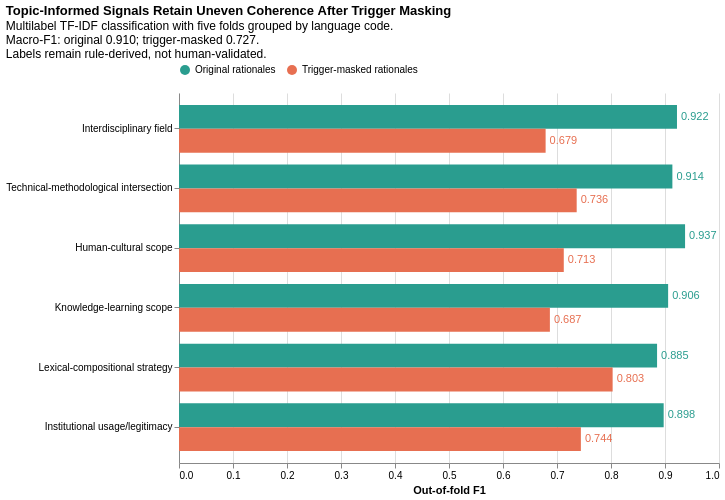

Notebook code for this chart:
### Markdown cell above
### Robustness of the Topic-Informed Rules

I repeat the grouped multilabel classification test for the six topic-informed signals. The unmasked model measures how consistently the rules map onto the surrounding vocabulary. The masked model deletes the principal terms used to construct all six rules. Persistence after masking indicates broader rhetorical coherence, while a large decline indicates that a signal is primarily lexical. As before, this remains a test against rule-derived labels rather than human semantic judgments.

### Code cell
from sklearn.feature_extraction.text import TfidfVectorizer
from sklearn.linear_model import LogisticRegression
from sklearn.metrics import precision_recall_fscore_support
from sklearn.model_selection import GroupKFold, cross_val_predict
from sklearn.multiclass import OneVsRestClassifier
from sklearn.pipeline import Pipeline

TOPIC_RULE_TRIGGER_MASK = re.compile(
    r"\b(?:interdisciplinary|academic|scholarly|field|discipline|digital|computational|methods?|"
    r"tools?|technology|human|culture|experience|society|history|knowledge|learning|education|wisdom|"
    r"combines?|compound|literal(?:ly)?|standard|established|accepted|recognized|recognised|widely|"
    r"commonly|used|understood|usage|contexts?|communities|literature|humanities)\b",
    re.IGNORECASE,
)

topic_rule_targets = rationale_df[
    [f"topic_frame_{frame}" for frame in topic_frame_order]
].astype(int).to_numpy()
topic_rule_groups = rationale_df["language_code"].to_numpy()
topic_rule_conditions = {
    "Original rationales": rationale_df["rationale"].tolist(),
    "Trigger-masked rationales": rationale_df["rationale"].map(
        lambda text: re.sub(r"\s+", " ", TOPIC_RULE_TRIGGER_MASK.sub(" ", text)).strip()
    ).tolist(),
}

topic_rule_metric_rows = []
for condition, texts in topic_rule_conditions.items():
    estimator = Pipeline([
        (
            "tfidf",
            TfidfVectorizer(
                ngram_range=(1, 2), min_df=5, max_features=50_000, sublinear_tf=True
            ),
        ),
        (
            "classifier",
            OneVsRestClassifier(
                LogisticRegression(
                    max_iter=2_000, class_weight="balanced", solver="liblinear"
                )
            ),
        ),
    ])
    predictions = cross_val_predict(
        estimator,
        texts,
        topic_rule_targets,
        groups=topic_rule_groups,
        cv=GroupKFold(5),
        method="predict",
        n_jobs=-1,
    )
    precision, recall, f1, support = precision_recall_fscore_support(
        topic_rule_targets, predictions, average=None, zero_division=0
    )
    for frame, p, r, f, n in zip(topic_frame_order, precision, recall, f1, support):
        topic_rule_metric_rows.append({
            "condition": condition,
            "frame": TOPIC_FRAME_LABELS[frame],
            "layer": TOPIC_FRAME_LAYERS[frame],
            "precision": p,
            "recall": r,
            "f1": f,
            "positive_rationales": int(n),
        })

topic_rule_metrics = pd.DataFrame(topic_rule_metric_rows)
topic_rule_macro = topic_rule_metrics.groupby("condition")[["precision", "recall", "f1"]].mean()
print("Topic-informed rule classifier performance:")
display(topic_rule_macro.round(3))
display(topic_rule_metrics.round(3))

topic_rule_condition_order = ["Original rationales", "Trigger-masked rationales"]
topic_rule_bars = alt.Chart(topic_rule_metrics).mark_bar().encode(
    y=alt.Y("frame:N", sort=topic_frame_display_order, title=None),
    yOffset=alt.YOffset("condition:N", sort=topic_rule_condition_order),
    x=alt.X("f1:Q", title="Out-of-fold F1", scale=alt.Scale(domain=[0, 1])),
    color=alt.Color(
        "condition:N",
        sort=topic_rule_condition_order,
        title=None,
        scale=alt.Scale(domain=topic_rule_condition_order, range=["#2A9D8F", "#E76F51"]),
    ),
    tooltip=[
        "layer:N", "frame:N", "condition:N",
        alt.Tooltip("precision:Q", format=".3f"),
        alt.Tooltip("recall:Q", format=".3f"),
        alt.Tooltip("f1:Q", format=".3f"),
        "positive_rationales:Q",
    ],
)
topic_rule_labels = topic_rule_bars.mark_text(
    align="left", baseline="middle", dx=4, color="#111111"
).encode(text=alt.Text("f1:Q", format=".3f"))

topic_rule_robustness_chart = (topic_rule_bars + topic_rule_labels).properties(
    width=540,
    height=370,
    title=alt.TitleParams(
        "Topic-Informed Signals Retain Uneven Coherence After Trigger Masking",
        subtitle=[
            "Multilabel TF-IDF classification with five folds grouped by language code.",
            (
                f"Macro-F1: original {topic_rule_macro.loc['Original rationales', 'f1']:.3f}; "
                f"trigger-masked {topic_rule_macro.loc['Trigger-masked rationales', 'f1']:.3f}."
            ),
            "Labels remain rule-derived, not human-validated.",
        ],
        anchor="start",
    ),
).configure_view(stroke=None).configure_legend(orient="top", direction="horizontal")

save_chart(
    topic_rule_robustness_chart,
    str(FIGURE_DIR / "topic_informed_rule_robustness.png"),
    scale_factor=2.0,
)
display(topic_rule_robustness_chart)

### Figure 1 — Vega specification as saved in the notebook (floating-point values rounded to 4 significant figures)
{"$schema": "https://vega.github.io/schema/vega/v6.json", "data": [{"name": "source_0"}, {"name": "data_1", "values": [{"condition": "Original rationales", "f1": 0.9222, "f1_end": 0.9222, "f1_start": 0.0, "frame": "Interdisciplinary field", "layer": "Definition of DH", "positive_rationales": 3130, "precision": 0.8747, "recall": 0.9751}, {"condition": "Original rationales", "f1": 0.9137, "f1_end": 0.9137, "f1_start": 0.0, "frame": "Technical-methodological intersection", "layer": "Definition of DH", "positive_rationales": 2913, "precision": 0.8578, "recall": 0.9773}, {"condition": "Original rationales", "f1": 0.9372, "f1_end": 0.9372, "f1_start": 0.0, "frame": "Human-cultural scope", "layer": "Definition of DH", "positive_rationales": 2262, "precision": 0.896, "recall": 0.9823}, {"condition": "Original rationales", "f1": 0.9058, "f1_end": 0.9058, "f1_start": 0.0, "frame": "Knowledge-learning scope", "layer": "Definition of DH", "positive_rationales": 4097, "precision": 0.8661, "recall": 0.9492}, {"condition": "Original rationales", "f1": 0.8853, "f1_end": 0.8853, "f1_start": 0.0, "frame": "Lexical-compositional strategy", "layer": "Translation authorization", "positive_rationales": 12300, "precision": 0.8984, "recall": 0.8726}, {"condition": "Original rationales", "f1": 0.8975, "f1_end": 0.8975, "f1_start": 0.0, "frame": "Institutional usage/legitimacy", "layer": "Translation authorization", "positive_rationales": 5825, "precision": 0.8595, "recall": 0.9391}, {"condition": "Trigger-masked rationales", "f1": 0.6789, "f1_end": 0.6789, "f1_start": 0.0, "frame": "Interdisciplinary field", "layer": "Definition of DH", "positive_rationales": 3130, "precision": 0.5885, "recall": 0.8022}, {"condition": "Trigger-masked rationales", "f1": 0.7365, "f1_end": 0.7365, "f1_start": 0.0, "frame": "Technical-methodological intersection", "layer": "Definition of DH", "positive_rationales": 2913, "precision": 0.624, "recall": 0.8984}, {"condition": "Trigger-masked rationales", "f1": 0.7125, "f1_end": 0.7125, "f1_start": 0.0, "frame": "Human-cultural scope", "layer": "Definition of DH", "positive_rationales": 2262, "precision": 0.6046, "recall": 0.8674}, {"condition": "Trigger-masked rationales", "f1": 0.6868, "f1_end": 0.6868, "f1_start": 0.0, "frame": "Knowledge-learning scope", "layer": "Definition of DH", "positive_rationales": 4097, "precision": 0.5808, "recall": 0.8401}, {"condition": "Trigger-masked rationales", "f1": 0.803, "f1_end": 0.803, "f1_start": 0.0, "frame": "Lexical-compositional strategy", "layer": "Translation authorization", "positive_rationales": 12300, "precision": 0.7995, "recall": 0.8066}, {"condition": "Trigger-masked rationales", "f1": 0.7442, "f1_end": 0.7442, "f1_start": 0.0, "frame": "Institutional usage/legitimacy", "layer": "Translation authorization", "positive_rationales": 5825, "precision": 0.6772, "recall": 0.8259}]}, {"name": "data_2", "values": [{"condition": "Original rationales", "f1": 0.9222, "frame": "Interdisciplinary field", "layer": "Definition of DH", "positive_rationales": 3130, "precision": 0.8747, "recall": 0.9751}, {"condition": "Original rationales", "f1": 0.9137, "frame": "Technical-methodological intersection", "layer": "Definition of DH", "positive_rationales": 2913, "precision": 0.8578, "recall": 0.9773}, {"condition": "Original rationales", "f1": 0.9372, "frame": "Human-cultural scope", "layer": "Definition of DH", "positive_rationales": 2262, "precision": 0.896, "recall": 0.9823}, {"condition": "Original rationales", "f1": 0.9058, "frame": "Knowledge-learning scope", "layer": "Definition of DH", "positive_rationales": 4097, "precision": 0.8661, "recall": 0.9492}, {"condition": "Original rationales", "f1": 0.8853, "frame": "Lexical-compositional strategy", "layer": "Translation authorization", "positive_rationales": 12300, "precision": 0.8984, "recall": 0.8726}, {"condition": "Original rationales", "f1": 0.8975, "frame": "Institutional usage/legitimacy", "layer": "Translation authorization", "positive_rationales": 5825, "precision": 0.8595, "recall": 0.9391}, {"condition": "Trigger-masked rationales", "f1": 0.6789, "frame": "Interdisciplinary field", "layer": "Definition of DH", "positive_rationales": 3130, "precision": 0.5885, "recall": 0.8022}, {"condition": "Trigger-masked rationales", "f1": 0.7365, "frame": "Technical-methodological intersection", "layer": "Definition of DH", "positive_rationales": 2913, "precision": 0.624, "recall": 0.8984}, {"condition": "Trigger-masked rationales", "f1": 0.7125, "frame": "Human-cultural scope", "layer": "Definition of DH", "positive_rationales": 2262, "precision": 0.6046, "recall": 0.8674}, {"condition": "Trigger-masked rationales", "f1": 0.6868, "frame": "Knowledge-learning scope", "layer": "Definition of DH", "positive_rationales": 4097, "precision": 0.5808, "recall": 0.8401}, {"condition": "Trigger-masked rationales", "f1": 0.803, "frame": "Lexical-compositional strategy", "layer": "Translation authorization", "positive_rationales": 12300, "precision": 0.7995, "recall": 0.8066}, {"condition": "Trigger-masked rationales", "f1": 0.7442, "frame": "Institutional usage/legitimacy", "layer": "Translation authorization", "positive_rationales": 5825, "precision": 0.6772, "recall": 0.8259}]}, {"name": "source_0_y_domain_frame", "values": [{"frame": "Interdisciplinary field", "sort_field": 0.0}, {"frame": "Technical-methodological intersection", "sort_field": 1.0}, {"frame": "Human-cultural scope", "sort_field": 2.0}, {"frame": "Knowledge-learning scope", "sort_field": 3.0}, {"frame": "Lexical-compositional strategy", "sort_field": 4.0}, {"frame": "Institutional usage/legitimacy", "sort_field": 5.0}]}, {"name": "source_0_yOffset_domain_condition", "values": [{"condition": "Original rationales", "sort_field": 0.0}, {"condition": "Trigger-masked rationales", "sort_field": 1.0}]}], "marks": [{"type": "rect", "name": "layer_0_marks", "from": {"data": "data_1"}, "encode": {"update": {"tooltip": {"signal": "{\"layer\": isValid(datum[\"layer\"]) ? datum[\"layer\"] : \"\"+datum[\"layer\"], \"frame\": isValid(datum[\"frame\"]) ? datum[\"frame\"] : \"\"+datum[\"frame\"], \"condition\": isValid(datum[\"condition\"]) ? datum[\"condition\"] : \"\"+datum[\"condition\"], \"precision\": format(datum[\"precision\"], \".3f\"), \"recall\": format(datum[\"recall\"], \".3f\"), \"f1\": format(datum[\"f1\"], \".3f\"), \"positive_rationales\": format(datum[\"positive_rationales\"], \"\")}"}, "x2": {"field": "f1_start", "scale": "x"}, "x": {"field": "f1_end", "scale": "x"}, "y": {"field": "frame", "scale": "y", "offset": {"field": "condition", "scale": "yOffset"}}, "fill": {"field": "condition", "scale": "color"}, "height": {"signal": "max(0.25, bandwidth('yOffset'))"}}}, "style": ["bar"]}, {"type": "text", "name": "layer_1_marks", "from": {"data": "data_2"}, "encode": {"update": {"align": {"value": "left"}, "x": {"field": "f1", "scale": "x"}, "y": {"field": "frame", "scale": "y", "offset": {"field": "condition", "scale": "yOffset", "band": 0.5}}, "dx": {"value": 4}, "text": {"signal": "format(datum[\"f1\"], \".3f\")"}, "baseline": {"value": "middle"}, "fill": {"field": "condition", "scale": "color"}, "tooltip": {"signal": "{\"layer\": isValid(datum[\"layer\"]) ? datum[\"layer\"] : \"\"+datum[\"layer\"], \"frame\": isValid(datum[\"frame\"]) ? datum[\"frame\"] : \"\"+datum[\"frame\"], \"condition\": isValid(datum[\"condition\"]) ? datum[\"condition\"] : \"\"+datum[\"condition\"], \"precision\": format(datum[\"precision\"], \".3f\"), \"recall\": format(datum[\"recall\"], \".3f\"), \"f1\": format(datum[\"f1\"], \".3f\"), \"positive_rationales\": format(datum[\"positive_rationales\"], \"\")}"}}}, "style": ["text"]}], "scales": [{"name": "x", "type": "linear", "domain": [0, 1], "range": [0, {"signal": "width"}], "zero": true}, {"name": "y", "type": "band", "domain": {"data": "source_0_y_domain_frame", "field": "frame", "sort": {"op": "max", "field": "sort_field"}}, "range": [0, {"signal": "height"}], "paddingOuter": 0.2, "paddingInner": 0.2}, {"name": "yOffset", "type": "band", "domain": {"data": "source_0_yOffset_domain_condition", "field": "condition", "sort": {"op": "max", "field": "sort_field"}}, "range": [0, {"signal": "bandwidth('y')"}]}, {"name": "color", "type": "ordinal", "domain": ["Original rationales", "Trigger-masked rationales"], "range": ["#2A9D8F", "#E76F51"]}], "axes": [{"scale": "x", "minExtent": 0, "gridScale": "y", "domain": false, "tickCount": {"signal": "ceil(width/40)"}, "maxExtent": 0, "zindex": 0, "orient": "bottom", "aria": false, "ticks": false, "grid": true, "labels": false}, {"scale": "x", "grid": false, "zindex": 0, "labelFlush": true, "tickCount": {"signal": "ceil(width/40)"}, "title": "Out-of-fold F1", "orient": "bottom", "labelOverlap": true}, {"scale": "y", "orient": "left", "grid": false, "zindex": 0}], "title": {"text": "Topic-Informed Signals Retain Uneven Coherence After Trigger Masking", "anchor": "start", "subtitle": ["Multilabel TF-IDF classification with five folds grouped by language code.", "Macro-F1: original 0.910; trigger-masked 0.727.", "Labels remain rule-derived, not human-validated."]}, "width": 540, "style": "cell", "padding": 5, "legends": [{"fill": "color", "symbolType": "circle"}], "background": "white", "config": {"legend": {"direction": "horizontal", "orient": "top"}, "style": {"cell": {"stroke": null}}}, "height": 370}
